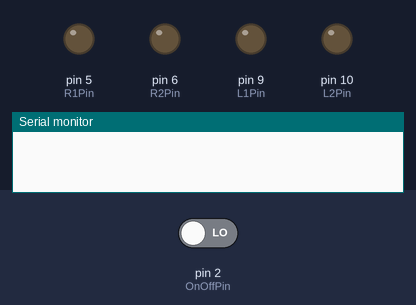
Bench run of a sketch on a simulated Arduino Uno, built with avr-gcc and run on an emulated ATmega328P. On the bench: output pins drawn as LEDs (lit = HIGH), the last lines printed to the serial monitor. Inputs (shaded band) come from the test bench; at power-on: pin 2 (OnOffPin) LOW.

Above: at 1.2 s.
1.3 s: pin 2 (OnOffPin) driven HIGH
3.8 s: pin 2 (OnOffPin) driven LOW
At 5.5 s:
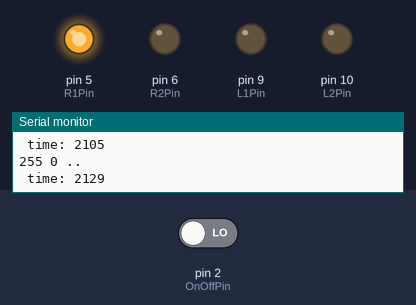
At 7.2 s:
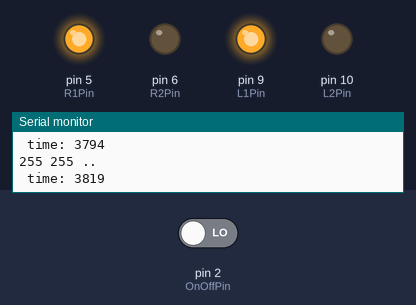
Timing chart, 0 to 20.8 s (numbered marks = the images above; inputs shaded):
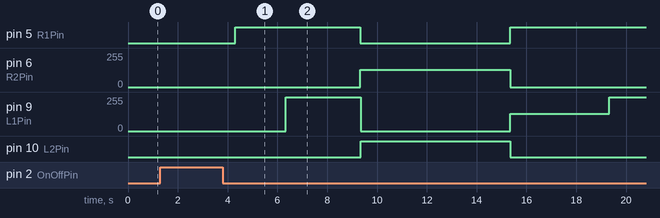

The sketch:

RoboLoop.ino
```cpp
typedef struct {
  int T;
  int L;
  int R;
} directions;

directions dir[5];


int OnOffPin = 2;
int R1Pin = 5;
int R2Pin = 6;

int L1Pin = 9;
int L2Pin = 10;

int LSpeed = 255;
int RSpeed = 255;

int doRun = 0;
bool runProgram = false;
int tick = 0;

unsigned long delayStart = 0; // the time the delay started
bool delayRunning = false; // true if still waiting for delay to finish

void setup() {
  pinMode(R1Pin, OUTPUT);
  pinMode(R2Pin, OUTPUT);
  pinMode(L1Pin, OUTPUT);
  pinMode(L2Pin, OUTPUT);
  Serial.begin(9600);
  pinMode(OnOffPin, INPUT);

  delayStart = millis();
  delayRunning = true;

  dir[0].T = 3000;
  dir[0].L = 255;
  dir[0].R = 255;

  dir[1].T = 6000;
  dir[1].L = -255;
  dir[1].R = -128;

  dir[2].T = 12000;
  dir[2].L = 128;
  dir[2].R = 255;

  dir[3].T = 16000;
  dir[3].L = 255;
  dir[3].R = 255;

  dir[4].T = 18000;
  dir[4].L = 0;
  dir[4].R = 0;
}

void setSpeed() {
  Serial.print(RSpeed);
  Serial.print(" ");
  Serial.print(LSpeed);
  Serial.println(" ..");
  if (RSpeed >= 0) {
    analogWrite(R1Pin, RSpeed);
    analogWrite(R2Pin, 0);
  } else {
    analogWrite(R1Pin, 0);
    analogWrite(R2Pin, abs(RSpeed));
  }

  if (LSpeed >= 0) {
    analogWrite(L1Pin, LSpeed);
    analogWrite(L2Pin, 0);
  } else {
    Serial.print(abs(LSpeed));
    analogWrite(L1Pin, 0);
    analogWrite(L2Pin, abs(LSpeed));
  }

}

void getData() {
  int dTime = millis() - delayStart;
  Serial.println(" time: "+String(dTime));
  if ( delayRunning && (dTime >= dir[tick].T )) {
    RSpeed = dir[tick].R;
    LSpeed = dir[tick].L;
    tick += 1;
    if (tick > 4) delayRunning = false;
  }
}

void loop() {
  doRun = digitalRead(OnOffPin);
  if (doRun == HIGH) {
    runProgram = !runProgram;

    if (runProgram) {
      RSpeed = 255;
      tick = 0;
      delayStart = millis();
      delayRunning = true;
      getData();
    } else {
      RSpeed = 0;
      LSpeed = 0;
      setSpeed();
    }
    delay(1000);
  }

  if (runProgram) {
    getData();
    setSpeed();
  }
}
```

Measured:
- after the input at 3.8 s, pin 5 (R1Pin): LOW → HIGH after 0.50 s, → LOW 5.0 s later, → HIGH 6.0 s later; pin 6 (R2Pin): 0/255 → 128/255 after 5.5 s, → 0/255 6.0 s later; pin 9 (L1Pin): 0/255 → 255/255 after 2.5 s, → 0/255 3.0 s later, → 128/255 6.0 s later, → 255/255 4.0 s later; pin 10 (L2Pin): LOW → HIGH after 5.5 s, → LOW 6.0 s later
